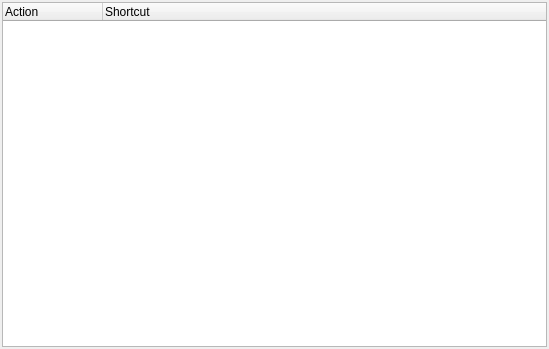
<ui version="4.0" >
 <class>ShortcutDialog</class>
 <widget class="QWidget" name="ShortcutDialog" >
  <property name="geometry" >
   <rect>
    <x>0</x>
    <y>0</y>
    <width>549</width>
    <height>349</height>
   </rect>
  </property>
  <property name="windowTitle" >
   <string>Set shortcuts</string>
  </property>
  <layout class="QVBoxLayout" >
   <property name="spacing" >
    <number>4</number>
   </property>
   <property name="leftMargin" >
    <number>2</number>
   </property>
   <property name="topMargin" >
    <number>2</number>
   </property>
   <property name="rightMargin" >
    <number>2</number>
   </property>
   <property name="bottomMargin" >
    <number>2</number>
   </property>
   <item>
    <widget class="QTreeWidget" name="twShortcuts" >
     <column>
      <property name="text" >
       <string>Action</string>
      </property>
     </column>
     <column>
      <property name="text" >
       <string>Shortcut</string>
      </property>
     </column>
    </widget>
   </item>
  </layout>
 </widget>
 <resources>
  <include location="../images/Edyuk.qrc" />
 </resources>
 <connections/>
</ui>
